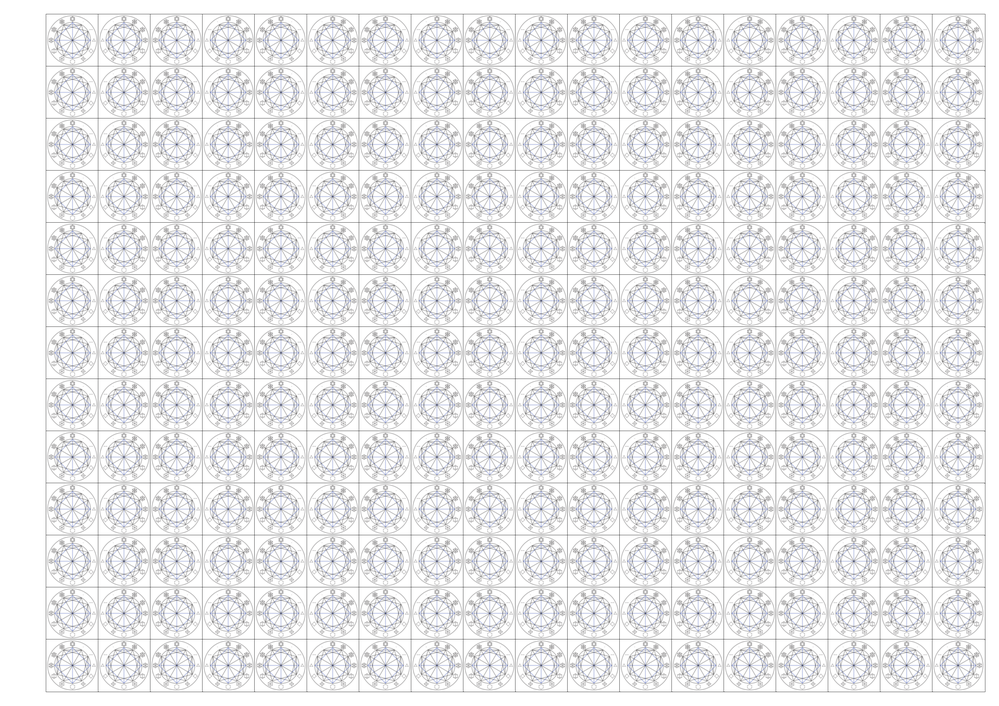
#> input picture cardGeneration/md_time_cards/a4_to_print/backside_page_3.png, 999 x 706 px, shrunk from 3508 x 2480 before the run, found by its file name
$ python glitcher.py
#> lines starting #> are read from the running program, lines starting #| are printed output that depends on the picture
from PIL import Image, ImageDraw, ImageFilter, ImageChops
import random
import os

def glitch_image(input_image_path, output_image_path, **params):
    """
    Apply glitch effects to an image based on controllable parameters.

    Parameters:
    - input_image_path: Path to the input image.
    - output_image_path: Path to save the glitched image.
    - params: Dictionary of glitch parameters:
        - slice_count: Number of slices (higher = more glitch lines).
        - max_offset: Maximum horizontal pixel offset for slices.
        - color_shift: Maximum color channel shift.
        - noise_level: Amount of noise applied to the image.
        - blur_radius: Radius for blurring effect (0 = no blur).
    """
#> called with output_image_path = 'glitched_image.png'
    # Load the image
    img = Image.open(input_image_path)
#> img is the input picture: PIL image 999x706 RGB; mean R, G, B 233.2, 233.4, 234.8
    img = img.convert("RGB")  # Ensure RGB mode
    width, height = img.size
#> width = 999; height = 706

    # Read parameters with defaults
    slice_count = params.get('slice_count', 10)
    max_offset = params.get('max_offset', 20)
    color_shift = params.get('color_shift', 10)
    noise_level = params.get('noise_level', 30)
    blur_radius = params.get('blur_radius', 0)

    # Create a blank image for the output
    glitched_img = Image.new("RGB", (width, height))
#> glitched_img: PIL image 999x706 RGB; every value is 0
    draw = ImageDraw.Draw(glitched_img)

    # Apply slice-based glitch
    for i in range(slice_count):
        # Randomly select slice height
        slice_height = random.randint(5, height // slice_count)

        # Randomly select a y-coordinate for the slice
        y = random.randint(0, height - slice_height)

        # Crop the slice from the original image
        slice_box = (0, y, width, y + slice_height)
        slice_img = img.crop(slice_box)

        # Apply a random horizontal offset to the slice
        offset = random.randint(-max_offset, max_offset)
        glitched_img.paste(slice_img, (offset, y))
#> this loop made 30 passes
#> pass 1, in glitch_image, `slice_img = img.crop(slice_box)`:
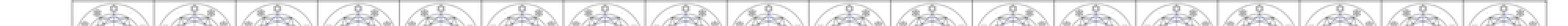
#> slice_img: PIL image 999x17 RGB (shown 2 times larger); mean R, G, B 232.4, 232.4, 233.2
#> pass 3, in glitch_image, `slice_img = img.crop(slice_box)`:
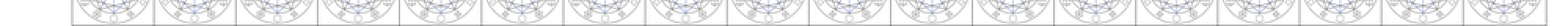
#> slice_img: PIL image 999x17 RGB (shown 2 times larger); mean R, G, B 233.7, 233.7, 234.6
#> after the loop:
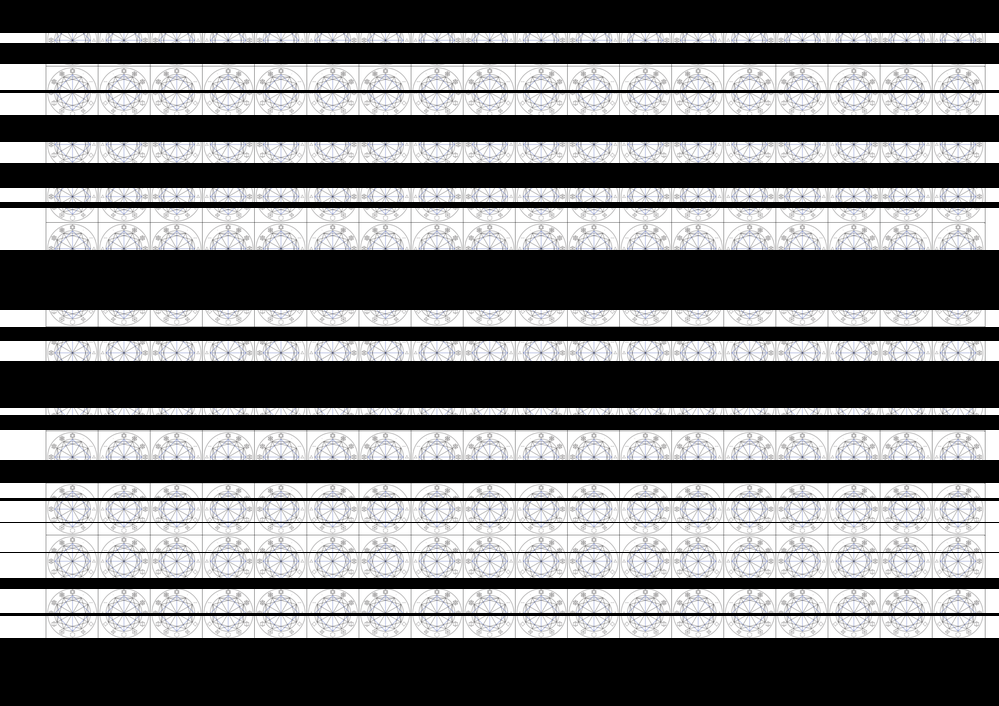
#> glitched_img: PIL image 999x706 RGB; mean R, G, B 113.3, 113.4, 114.2

    # Apply color channel shifts
    r, g, b = glitched_img.split()
    r = ImageChops.offset(r, random.randint(-color_shift, color_shift), 0)
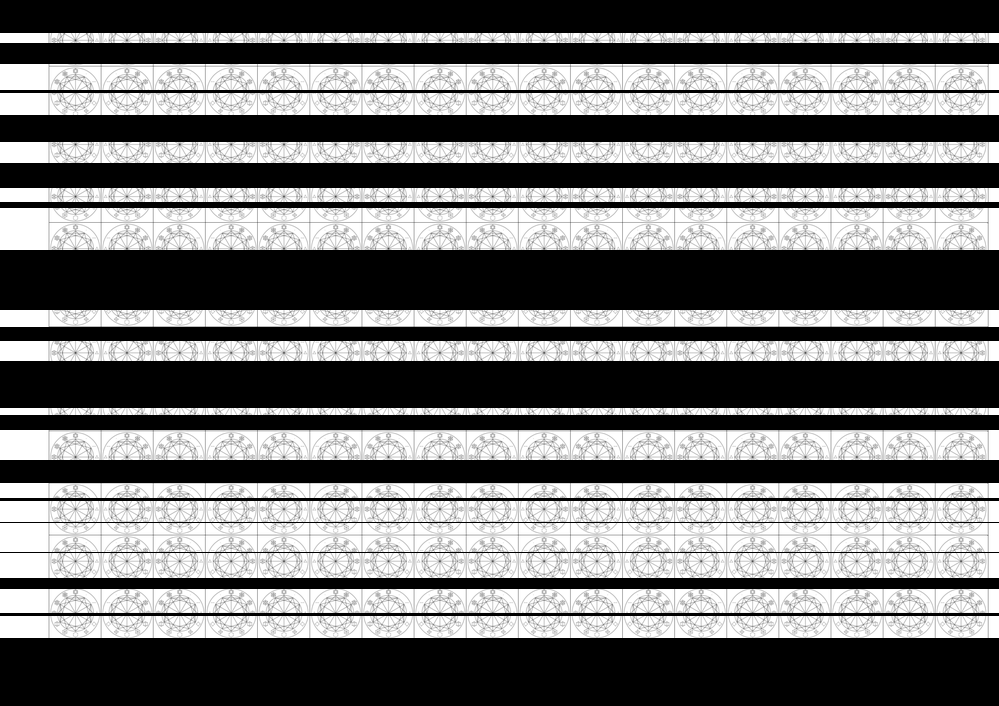
#> r: PIL image 999x706 L; min 0, max 255, mean 113.3
    g = ImageChops.offset(g, 0, random.randint(-color_shift, color_shift))
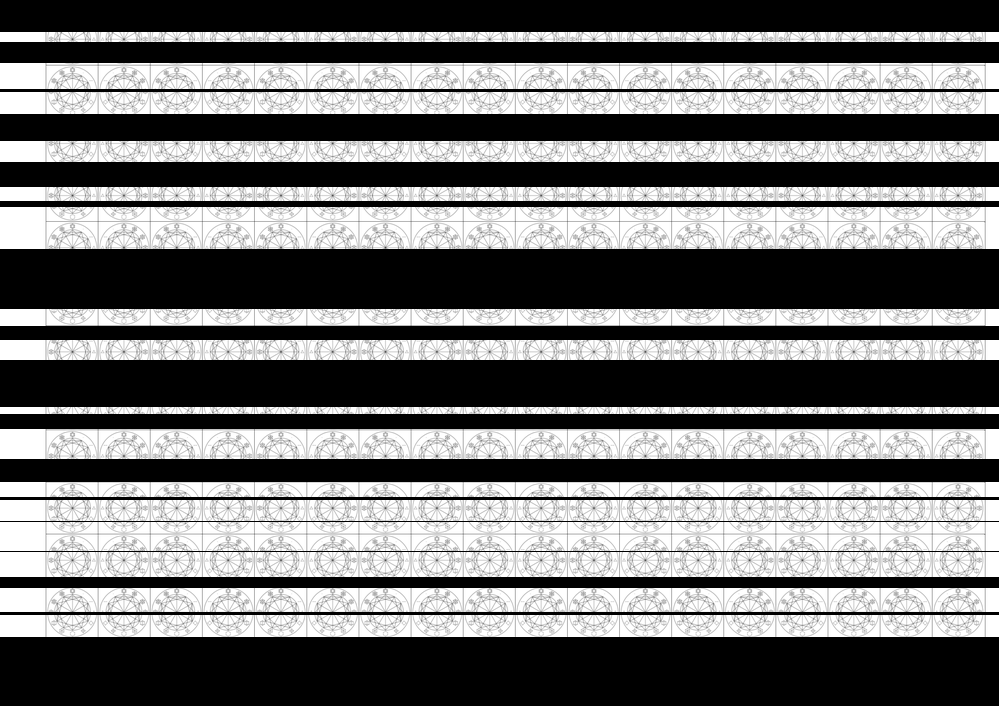
#> g: PIL image 999x706 L; min 0, max 255, mean 113.4
    b = ImageChops.offset(b, random.randint(-color_shift, color_shift), 0)
    glitched_img = Image.merge("RGB", (r, g, b))
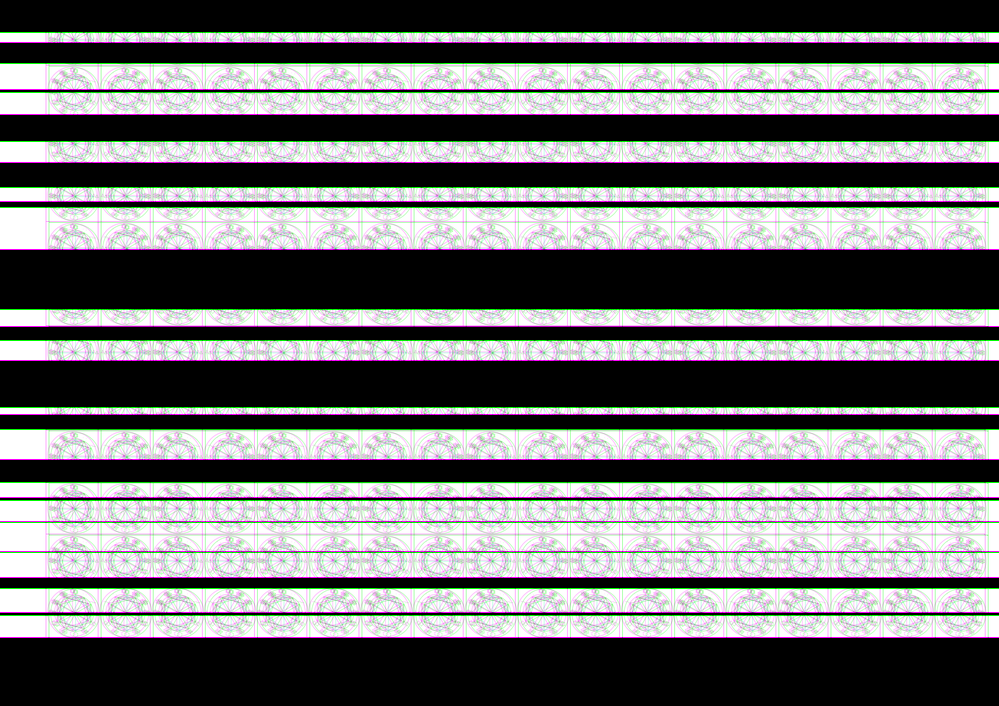
#> glitched_img: PIL image 999x706 RGB; mean R, G, B 113.3, 113.4, 114.2

    # Apply blur
    if blur_radius > 0:
        glitched_img = glitched_img.filter(ImageFilter.GaussianBlur(blur_radius))
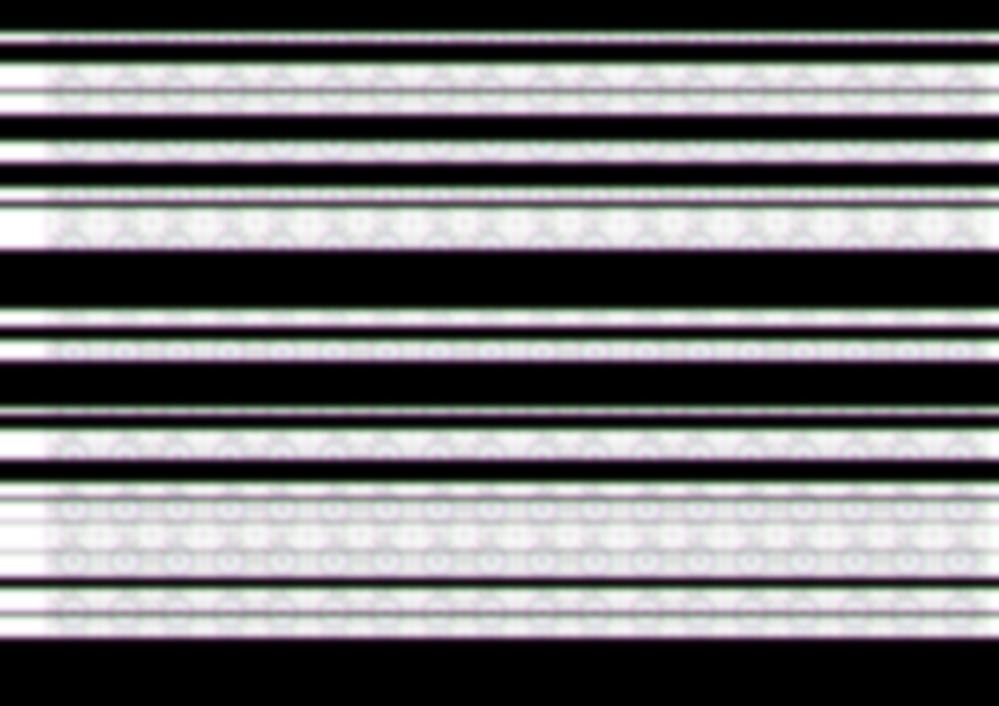
#> glitched_img: PIL image 999x706 RGB; mean R, G, B 113.3, 113.4, 114.2

    # Save the final glitched image
    glitched_img.save(output_image_path)
    print(f"Glitched image saved to {output_image_path}")


# Example usage
input_image_path = "/Users/computera/Documents/files/Documents1/py/cardGeneration/md_time_cards/a4_to_print/backside_page_3.png"  # Replace with the backside card area
output_image_path = "glitched_image.png"  # Path to save the glitched image

# Control parameters
glitch_params = {
    "slice_count": 30,  # Number of slices (more slices = more glitch lines)
    "max_offset": 0,   # Maximum horizontal pixel offset for slices
    "color_shift": 5,  # Maximum pixel offset for RGB color shifts
    "noise_level": 100,   # Amount of noise applied to the image (set to 0 as it's not used here)
    "blur_radius": 3    # Blur radius for a smoothed glitch effect
}

# Apply glitch effect
glitch_image(input_image_path, output_image_path, **glitch_params)
